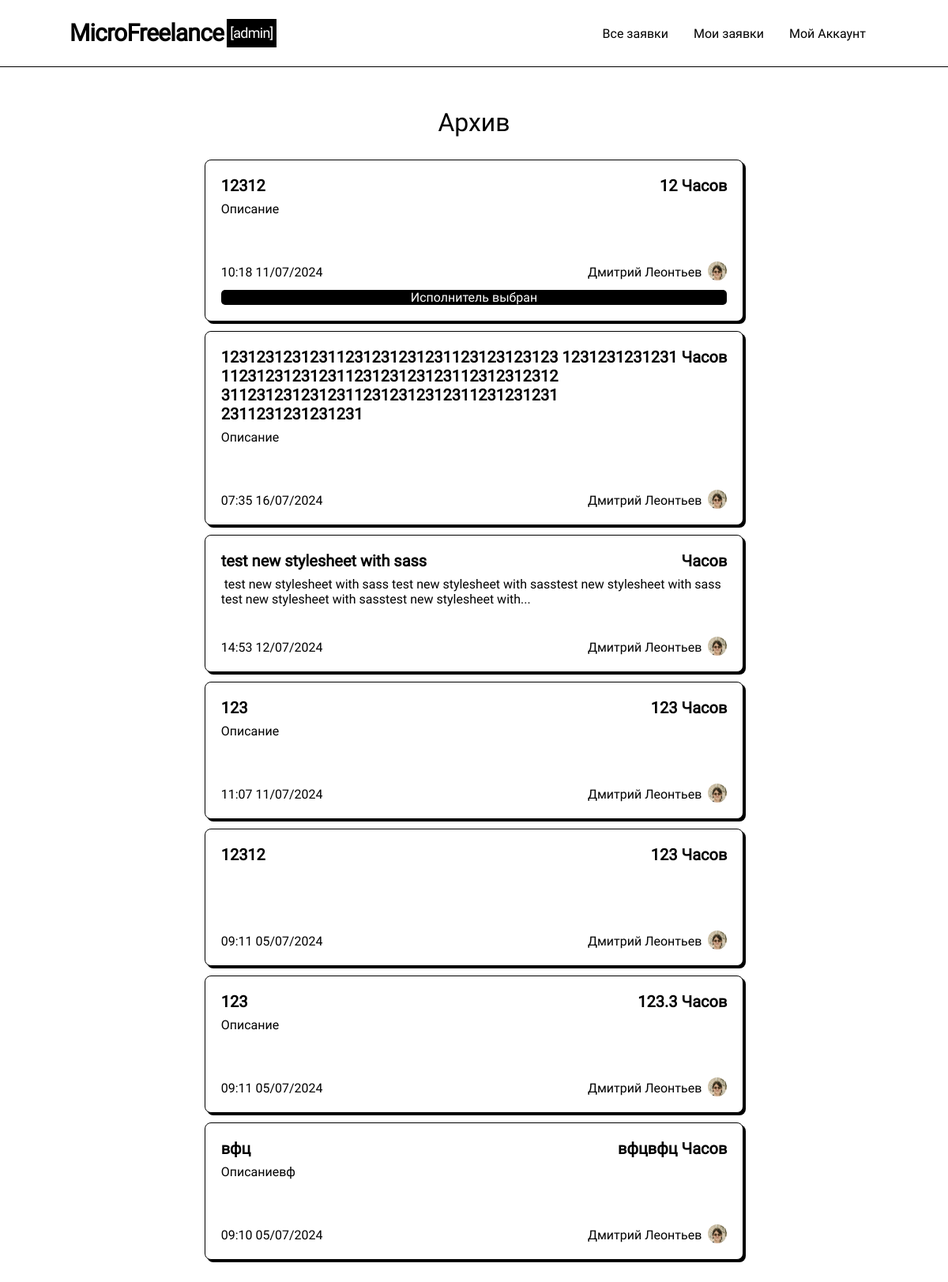
The app's page /archive (signed in) with its own data.
### models.py (models this page shows, shortened)
class User(UserMixin, db.Model):
    __table_name__ = "users"
    id: Mapped[int]                         = mapped_column(primary_key=True)
    login: Mapped[str]                      = mapped_column(String(64), index=True, unique=True)
    password_hash: Mapped[Optional[str]]    = mapped_column(String(256))
    name: Mapped[Optional[str]]             = mapped_column(String(64))
    aboutme: Mapped[Optional[str]]          = mapped_column(String(256))
    contact_info: Mapped[Optional[str]]     = mapped_column(String(256))
    account_type: Mapped[str]               = mapped_column(String(256), default='student')

class Post(db.Model):
    __table_name__ = "posts"
    id: Mapped[int]                         = mapped_column(primary_key=True)
    title: Mapped[str]                      = mapped_column(String(64))
    data: Mapped[str]                       = mapped_column(String(256))
    data_text: Mapped[str]                  = mapped_column(String(256))
    coast: Mapped[str]                      = mapped_column(String(64))
    currency: Mapped[str]                   = mapped_column(String(64))
    author_id: Mapped[int]                  = mapped_column(ForeignKey(User.id))
    create_date: Mapped[datetime.datetime]  = mapped_column(DateTime(timezone=True), server_default=func.now())
    update_date: Mapped[datetime.datetime]  = mapped_column(DateTime(timezone=True), server_default=func.now())
    selected: Mapped[bool]                  = mapped_column(default=False)
    selected_date: Mapped[Optional[datetime.datetime]] = mapped_column(DateTime(timezone=True))
    archived: Mapped[bool]                  = mapped_column(default=False)
    archived_date: Mapped[Optional[datetime.datetime]] = mapped_column(DateTime(timezone=True))
    selected_respond_author_id: Mapped[Optional[int]] = mapped_column()
    respond: Mapped[list["PostRespond"]]    = relationship(back_populates="post", cascade="all, delete")
    author: Mapped["User"] = relationship()

### routes.py (the view)
@app.route('/')
@app.route('/archive/')
@app.route('/archive')
def archive(filter = None):
    query = sa.select(Post)                                         \
        .where(Post.archived == True)                               \
        .where(sa.or_(Post.author_id == current_user.id, Post.selected_respond_author_id == current_user.id)) \
        .order_by(Post.selected.desc(), Post.update_date.desc())
    return render_template('post_list.html', tasks = list(db.session.scalars(query)), create_new = False, title='Архив', current_user=current_user, null_message='В архиве пусто....')

### models.py (called while the page is built)
@login.user_loader
def load_user(id):
  return db.session.get(User, int(id))

### templates/post_list.html (shortened to what this page needs)
{% extends 'base/base.html' %}
{% block content %}
<div class="list">
    {% if title %}
        <p class="list_title">{{ title }}</p>
    {% endif %}
    {% for task in tasks %}
        <a href="/post/{{ task.id }}">
            <div class="post">
                <div class="top-line">
                    <p class="title"> {{ task.title }} </p>
                    <p class="coast">{{ task.coast  }} {{ task.currency }}</p>
                </div>
                <p class="about">{{ task.data_text|truncate(150) }}</p>
                <div class="bottom-line">
                    <p class="date"> {{ task.create_date.strftime("%H:%M %d/%m/%Y") }} </p>
                    <div class="author">
                        <p class="name">{{ task.author.name }}</p>
                        <img class="avatar" src="{{ url_for('static', filename='avatars/' + task.author.login + '.webp') }}">
                    </div>
                </div>
                {% if task.selected %}
                    <div class="selected">
                        <span> Исполнитель выбран</span>
                    </div>
                {% endif %}
            </div>
        </a>
    {% endfor %}
</div>
{% endblock %}

### templates/base/header.html (shortened to what this page needs)
<nav class="nav-desktop">
    <div class="content">
      <div class="logo">
        <a href="/"> MicroFreelance</a>
        <span class="account-type">[{{current_user.account_type}}]</span>
      </div>
      <div class="tabs">
          <a class="tab" href="/all-tasks"> Все заявки </a>
          <a class="tab" href="/my-tasks">  Мои заявки </a>
          <div class="dropdown">
            <a class="tab" href="/login">   Мой Аккаунт</a>
          </div>
      </div>
  </div>
</nav>

### static/compile.css (style rules this page uses)
html, :host { line-height: 1.5; -webkit-text-size-adjust: 100%; -moz-tab-size: 4; -o-tab-size: 4; tab-size: 4; font-family: Roboto; font-feature-settings: normal; font-variation-settings: normal; -webkit-tap-highlight-color: transparent; }
body { margin: 0; line-height: inherit; }
a { color: inherit; text-decoration: inherit; }
blockquote, dl, dd, h1, h2, h3, h4, h5, h6, hr, figure, p, pre { margin: 0; }
img, svg, video, canvas, audio, iframe, embed, object { display: block; vertical-align: middle; }
img, video { max-width: 100%; height: auto; }

### records on screen
User: account_type "admin"
Post: title "12312", coast "12", currency "Часов", data_text "Описание", create_date "10:18 11/07/2024", author.name "Дмитрий Леонтьев", login (picture), selected "Исполнитель выбран"
Post: title "1231231231231123123123123112312312312311231231231231123123123123112312312312311231231231231123123123123112312312312311231231231231", coast "1231231231231", currency "Часов", data_text "Описание", create_date "07:35 16/07/2024", author.name "Дмитрий Леонтьев", login (picture)
Post: title "test new stylesheet with sass", currency "Часов", data_text "test new stylesheet with sass test new stylesheet with sasstest new stylesheet with sass test new stylesheet with sasstest new stylesheet with...", create_date "14:53 12/07/2024", author.name "Дмитрий Леонтьев", login (picture)
Post: title "123", coast "123", currency "Часов", data_text "Описание", create_date "11:07 11/07/2024", author.name "Дмитрий Леонтьев", login (picture)
Post: title "12312", coast "123", currency "Часов", create_date "09:11 05/07/2024", author.name "Дмитрий Леонтьев", login (picture)
Post: title "123", coast "123.3", currency "Часов", data_text "Описание", create_date "09:11 05/07/2024", author.name "Дмитрий Леонтьев", login (picture)
Post: title "вфц", coast "вфцвфц", currency "Часов", data_text "Описаниевф", create_date "09:10 05/07/2024", author.name "Дмитрий Леонтьев", login (picture)

### other values on screen
{{ title }} "Архив"
